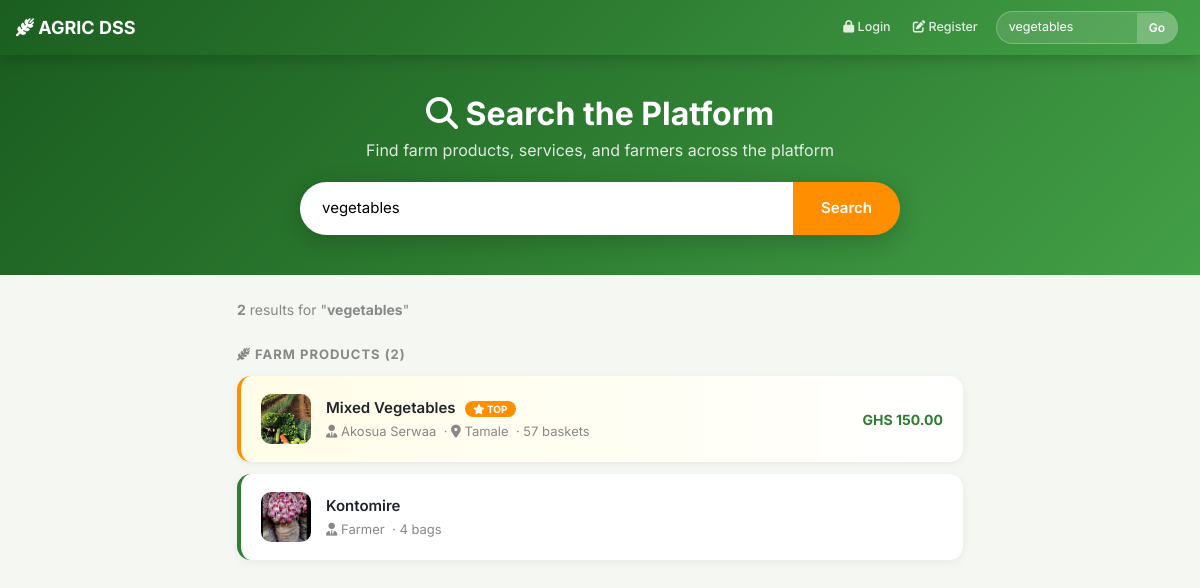
The page /search.php?q=vegetables on the database its author committed.
### tables this page shows
CREATE TABLE products (
        id INTEGER PRIMARY KEY AUTOINCREMENT,
        user_id INTEGER,
        product_name TEXT,
        name TEXT,
        quantity INTEGER,
        type TEXT,
        unit TEXT,
        image TEXT,
        status TEXT,
        description TEXT,
        price REAL
    , is_promoted INTEGER DEFAULT 0, promoted_at DATETIME, unit_weight REAL, weight_unit TEXT);

CREATE TABLE users (
        id INTEGER PRIMARY KEY AUTOINCREMENT,
        name TEXT,
        email TEXT UNIQUE,
        phone TEXT,
        location TEXT,
        password TEXT,
        role TEXT,
        is_verified INTEGER DEFAULT 0,
        otp TEXT
    , is_subscribed INTEGER DEFAULT 0, subscribed_at DATETIME, profile_picture TEXT DEFAULT NULL, fraud_reports INTEGER DEFAULT 0, avg_completion_days INTEGER DEFAULT 3);

### db.php (called while the page is built, shortened)
<?php
class sqlite_mysqli_result {
    private $rows = [];
    private $index = 0;
    public $num_rows = 0;
    public function __construct($stmt) {
        if ($stmt) {
            $this->rows = $stmt->fetchAll(PDO::FETCH_ASSOC);
            if ($this->rows) {
                $this->num_rows = count($this->rows);
            }
        }
    }
    public function fetch_assoc() {
        if ($this->index < $this->num_rows) {
            return $this->rows[$this->index++];
        }
        return null;
    }
}
class sqlite_mysqli {
    private $pdo;
    public function __construct($filename) {
        try {
            $this->pdo = new PDO("sqlite:" . $filename);
            $this->pdo->setAttribute(PDO::ATTR_ERRMODE, PDO::ERRMODE_EXCEPTION);
            $this->pdo->exec("PRAGMA foreign_keys = ON;");
        } catch (Exception $e) {
            $this->connect_error = $e->getMessage();
        }
    }
    public function query($query) {
        try {
            $upper = strtoupper(ltrim($query));
            if (strpos($upper, 'SELECT') === 0 || strpos($upper, 'SHOW') === 0 || strpos($upper, 'DESCRIBE') === 0 || strpos($upper, 'PRAGMA') === 0) {
                $stmt = $this->pdo->query($query);
                if ($stmt) {
                    return new sqlite_mysqli_result($stmt);
                }
                return false;
            } else {
                $res = $this->pdo->exec($query);
                $this->insert_id = $this->pdo->lastInsertId();
                return $res !== false ? true : false;
            }
        } catch (Exception $e) {
            $this->error = $e->getMessage();
            return false;
        }
    }
}
$conn = new sqlite_mysqli(__DIR__ . '/database.sqlite');
?>

### search.php (the view, shortened to what this page needs)
<?php
include 'db.php';
$query = trim($_GET['q'] ?? '');
if ($query !== '') {
    $products = $conn->query("
        SELECT 'product' AS result_type, p.id, p.product_name AS title, p.type AS subtitle,
               p.price, p.quantity, p.unit, p.image, p.is_promoted,
               u.name AS farmer_name, u.location
        FROM products p
        LEFT JOIN users u ON p.user_id = u.id
        WHERE (p.product_name LIKE '%$query%' OR p.type LIKE '%$query%' OR u.name LIKE '%$query%' OR u.location LIKE '%$query%')
        ORDER BY p.is_promoted DESC, p.id DESC
    ");
    $companies = $conn->query("
        SELECT 'service' AS result_type, c.id, c.name AS title, s.service_name AS subtitle,
               s.price, s.service_type, s.description AS detail, c.location, c.phone
        FROM companies c
        JOIN company_services s ON c.id = s.company_id
        WHERE (c.name LIKE '%$query%' OR s.service_name LIKE '%$query%' OR s.service_type LIKE '%$query%' OR c.location LIKE '%$query%')
        ORDER BY s.price ASC
    ");
    $farmers = $conn->query("
        SELECT 'farmer' AS result_type, u.id, u.name AS title, u.location AS subtitle, u.phone
        FROM users u
        WHERE u.role = 'farmer' AND (u.name LIKE '%$query%' OR u.location LIKE '%$query%')
        ORDER BY u.id DESC
    ");
}
?>
<!DOCTYPE html>
<html>
<head>
<link href="https://cdn.jsdelivr.net/npm/bootstrap@5.3.0/dist/css/bootstrap.min.css" rel="stylesheet">
</head>
<body>
<?php include 'navbar.php'; ?>
<div class="search-hero">
    <h2><i class='fas fa-search'></i> Search the Platform</h2>
    <p>Find farm products, services, and farmers across the platform</p>
    <form method="GET" action="search.php" class="search-bar">
        <input
            type="text"
            name="q"
            value="<?= htmlspecialchars($query) ?>"
            placeholder="Search products, farmers, services..."
            autofocus
        >
        <button type="submit">Search</button>
    </form>
</div>
<div class="container py-4" style="max-width: 750px;">
<?php if ($query === ''): ?>
    <div class="no-results">
        <div class="icon"><i class='fas fa-wheat-awn'></i></div>
        <h4>What are you looking for?</h4>
        <p>Search for farm produce, livestock, services, companies, or farmers by name or location.</p>
    </div>
<?php else: ?>
    <?php
    $total_products = $products ? $products->num_rows : 0;
    $total_companies = $companies ? $companies->num_rows : 0;
    $total_farmers   = $farmers  ? $farmers->num_rows  : 0;
    $total = $total_products + $total_companies + $total_farmers;
    ?>
    <p style="color: #888; font-size: 14px;">
        <b><?= $total ?></b> result<?= $total != 1 ? 's' : '' ?> for "<b><?= htmlspecialchars($query) ?></b>"
    </p>
    <?php if ($total_products > 0): ?>
        <div class="section-label"><i class='fas fa-wheat-awn'></i> Farm Products (<?= $total_products ?>)</div>
        <?php while ($r = $products->fetch_assoc()): ?>
            <a href="browse_products.php" class="result-card product <?= $r['is_promoted'] ? 'promoted' : '' ?>">
                <?php
                    $img_path = strpos($r['image'], 'uploads/') === 0 ? $r['image'] : "uploads/" . $r['image'];
                    if (!empty($r['image']) && file_exists($img_path)):
                ?>
                    <img src="<?= $img_path ?>" alt="">
                <?php else: ?>
                    <div class="result-icon product"><i class='fas fa-seedling'></i></div>
                <?php endif; ?>
                <div style="flex: 1;">
                    <p class="result-title">
                        <?= htmlspecialchars($r['title'] ?: $r['subtitle']) ?>
                        <?php if ($r['is_promoted']): ?><span class="promoted-tag"><i class='fas fa-star'></i> TOP</span><?php endif; ?>
                    </p>
                    <p class="result-sub">
                        <i class='fas fa-user-tie'></i> <?= htmlspecialchars($r['farmer_name'] ?? 'Farmer') ?>
                        <?php if ($r['location']): ?>&nbsp;· <i class='fas fa-map-marker-alt'></i> <?= htmlspecialchars($r['location']) ?><?php endif; ?>
                        &nbsp;· <?= $r['quantity'] ?> <?= $r['unit'] ?>
                    </p>
                </div>
                <?php if ($r['price']): ?>
                    <div class="price-tag">GHS <?= number_format($r['price'], 2) ?></div>
                <?php endif; ?>
            </a>
        <?php endwhile; ?>
    <?php endif; ?>
<?php endif; ?>
</div>
</body>
</html>

### navbar.php (shortened to what this page needs)
<?php
$current_page = basename($_SERVER['PHP_SELF']);
$role = $_SESSION['role'] ?? '';
$is_admin = isset($_SESSION['admin']) && $_SESSION['admin'] === true;
$search_query = htmlspecialchars($_GET['q'] ?? '');
$home_url = 'index.php';
$_notif_count = 0;
$_notif_badge = "<span class='notif-badge' id='badge-notif' style='display:" . ($_notif_count > 0 ? "inline-block" : "none") . "'>$_notif_count</span>";
?>
<link rel="stylesheet" href="https://cdnjs.cloudflare.com/ajax/libs/font-awesome/6.4.0/css/all.min.css">
<link rel="stylesheet" href="animations.css">
<nav class="agric-nav">
    <div class="nav-container">
        <a href="<?= $home_url ?>" class="nav-brand"><i class='fas fa-wheat-awn'></i> AGRIC DSS</a>
        <div class="nav-links">
            <?php if ($is_admin): ?>
                <a href="admin_dashboard.php" class="<?= $current_page == 'admin_dashboard.php' ? 'active' : '' ?>"><i class='fas fa-chart-line'></i> Dashboard</a>
                <a href="view_farmer_dashboard.php" class="<?= $current_page == 'view_farmer_dashboard.php' ? 'active' : '' ?>"><i class='fas fa-wheat-awn'></i> Farmers</a>
                <a href="view_buyer_dashboard.php" class="<?= $current_page == 'view_buyer_dashboard.php' ? 'active' : '' ?>"><i class='fas fa-shopping-cart'></i> Buyers</a>
                <a href="manage_prices.php" class="<?= $current_page == 'manage_prices.php' ? 'active' : '' ?>"><i class='fas fa-dollar-sign'></i> Prices</a>
                <a href="notifications.php" class="nav-notif-link <?= $current_page == 'notifications.php' ? 'active' : '' ?>"><i class='fas fa-bell'></i> Alerts <?= $_notif_badge ?></a>
            <?php else: ?>
                <a href="login.php" class="<?= $current_page == 'login.php' ? 'active' : '' ?>"><i class='fas fa-lock'></i> Login</a>
                <a href="register.php" class="<?= $current_page == 'register.php' ? 'active' : '' ?>"><i class='fas fa-edit'></i> Register</a>
            <?php endif; ?>
            <form action="search.php" method="GET" class="nav-search">
                <input type="text" name="q" value="<?= $search_query ?>" placeholder="Search...">
                <button type="submit">Go</button>
            </form>
        </div>
    </div>
</nav>

### animations.css (style rules this page uses)
.agric-nav { animation: pageFadeIn 0.4s ease; }
html { scroll-behavior: smooth; }

### search.php (style rules this page uses)
* { font-family: 'Inter', sans-serif; }
body { background: #f4f7f2; }
.search-hero { background: linear-gradient(135deg, #1b5e20, #2e7d32, #43a047); padding: 40px 20px; text-align: center; color: white; }
.search-hero h2 { font-weight: 700; margin-bottom: 5px; }
.search-hero p { opacity: 0.85; margin-bottom: 20px; }
.search-bar { display: flex; max-width: 600px; margin: 0 auto; gap: 0; border-radius: 50px; overflow: hidden; box-shadow: 0 6px 25px rgba(0,0,0,0.2); }
.search-bar input { flex: 1; border: none; padding: 15px 22px; font-size: 15px; outline: none; }
.search-bar button { background: #ff8f00; color: white; border: none; padding: 15px 28px; font-size: 15px; font-weight: 600; cursor: pointer; transition: 0.2s; }
.section-label { font-size: 13px; font-weight: 700; text-transform: uppercase; letter-spacing: 1px; color: #888; margin: 25px 0 12px; }
.result-card { background: white; border-radius: 14px; padding: 18px 20px; margin-bottom: 12px; box-shadow: 0 2px 10px rgba(0,0,0,0.06); display: flex; align-items: center; gap: 15px; transition: all 0.25s; text-decoration: none; color: inherit; border-left: 4px solid transparent; }
.result-card.product { border-left-color: #2e7d32; }
.result-card.promoted { border-left-color: #ff8f00; background: linear-gradient(to right, #fffde7, white); }
.result-card img { width: 50px; height: 50px; object-fit: cover; border-radius: 10px; flex-shrink: 0; }
.result-title { font-weight: 600; font-size: 15px; margin: 0; }
.result-sub { font-size: 13px; color: #888; margin: 2px 0 0; }
.promoted-tag { background: #ff8f00; color: white; font-size: 10px; font-weight: 700; padding: 2px 8px; border-radius: 10px; margin-left: 6px; }
.price-tag { margin-left: auto; font-size: 14px; font-weight: 700; color: #2e7d32; white-space: nowrap; }

### navbar.php (style rules this page uses)
.agric-nav { background: linear-gradient(135deg, #1b5e20, #2e7d32, #43a047); padding: 0; box-shadow: 0 4px 15px rgba(0,0,0,0.2); position: sticky; top: 0; z-index: 1000; }
.nav-container { max-width: 1300px; margin: 0 auto; display: flex; align-items: center; justify-content: space-between; padding: 0 16px; flex-wrap: nowrap; }
.nav-brand { color: white; font-size: 18px; font-weight: bold; text-decoration: none; padding: 14px 0; margin-right: 30px; white-space: nowrap; flex-shrink: 0; }
.nav-links { display: flex; align-items: center; gap: 2px; flex-wrap: nowrap; overflow-x: auto; }
.nav-links a { color: rgba(255,255,255,0.85); text-decoration: none; padding: 7px 10px; border-radius: 7px; font-size: 12.5px; font-weight: 500; transition: all 0.2s ease; white-space: nowrap; }
.nav-search { display: flex; align-items: center; background: rgba(255,255,255,0.12); border-radius: 20px; overflow: hidden; margin: 0 6px; border: 1px solid rgba(255,255,255,0.25); }
.nav-search input { background: transparent; border: none; color: white; padding: 6px 12px; font-size: 12.5px; width: 140px; outline: none; }
.nav-search input::placeholder { color: rgba(255,255,255,0.65); }
.nav-search button { background: rgba(255,255,255,0.2); border: none; color: white; padding: 6px 12px; font-size: 12px; font-weight: 600; cursor: pointer; transition: 0.2s; }

### rows shown on the page
products: image (placeholder picture), product_name "Mixed Vegetables", is_promoted 1 (drawn), user.name "Akosua Serwaa", user.location "Tamale", quantity "57", unit "baskets", price "150.00"
products: image (picture), product_name "Kontomire", farmer_name "Farmer", quantity "4", unit "bags"

### other values the page prints
$total "2"
$query "vegetables"
$total_products "2"
